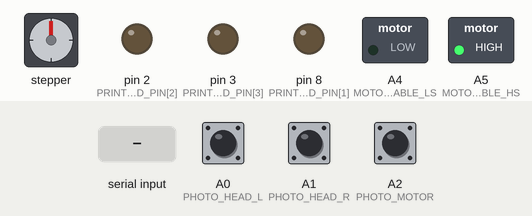
Simulated run of this sketch. Board: Arduino Uno, built with avr-gcc and run on an emulated ATmega328P. Shown: stepper motor, switched loads named in the sketch (green lamp = pin HIGH), output pins drawn as LEDs (lit = HIGH). Wiring (inferred from the names in the program): stepper motor (10 steps per turn assumed): coils pin 4, pin 5, pin 6, pin 7. Inputs (shaded band) come from the test bench; at power-on: A0 (PHOTO_HEAD_L) HIGH, A1 (PHOTO_HEAD_R) HIGH, A2 (PHOTO_MOTOR) HIGH.

Above: at 1.2 s.
1.3 s: A0 (PHOTO_HEAD_L) pulled LOW for 0.15 s
At 1.9 s:
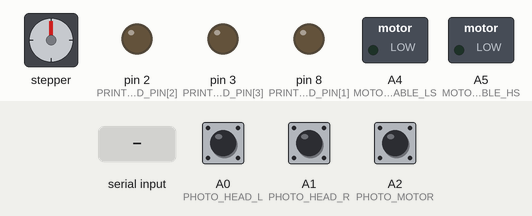
4.4 s: "d" received over Serial
At 5.5 s:
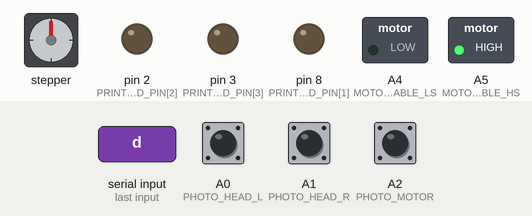
5.9 s: A1 (PHOTO_HEAD_R) pulled LOW for 1 s
At 7.8 s:
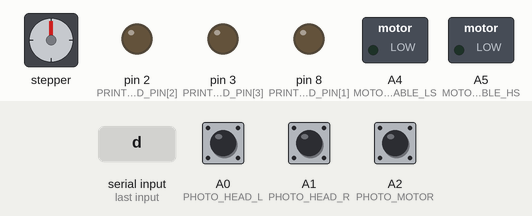
8.4 s: "s" received over Serial
At 9.7 s:
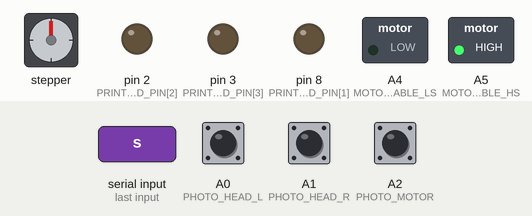
Timing chart, 0 to 10.9 s (numbered marks = the images above; inputs shaded):
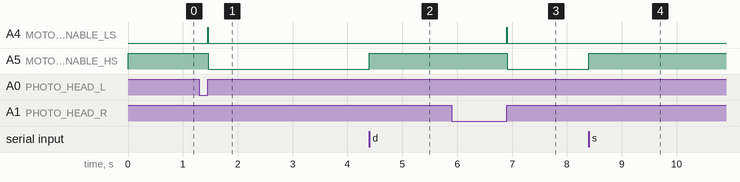

Measured:
- after the input at 1.3 s, A4 (MOTOR_ENABLE_LS): LOW → HIGH after 0.15 s, → LOW 0.01 s later; A5 (MOTOR_ENABLE_HS): HIGH → LOW after 0.16 s
- after the input at 4.4 s, A5 (MOTOR_ENABLE_HS): LOW → HIGH at once
- after the input at 5.9 s, A4 (MOTOR_ENABLE_LS): LOW → HIGH after 1.0 s, → LOW 0.01 s later; A5 (MOTOR_ENABLE_HS): HIGH → LOW after 1.0 s
- after the input at 8.4 s, A5 (MOTOR_ENABLE_HS): LOW → HIGH at once

The sketch:

stampante_termica.ino
```cpp
/*
The main loop has a cycle time of 1ms (1000uS).
Everything shall be run within this CYCLE_TIME;
otherwise the system won't be predictable anymore.
*/

#include <stdarg.h>

#define CYCLE_TIME    100UL

#define MS_TO_CYCLES(x)  x * 1000UL / CYCLE_TIME

/**
 * Motor pins
 */
#define MOTOR_ENABLE_HS   A5  /**< Motor High Side */
#define MOTOR_ENABLE_LS   A4  /**< Motor Low Side */

/**
 * Sensors: - x2 for sensing head position
 *          - x1 for motor sensing (aka crude stepper motor)
 *  The analog output seems to be active low, pullup resistor needed
 */

#define PHOTO_HEAD_L    A0
#define PHOTO_HEAD_R    A1
#define PHOTO_MOTOR     A2

#define MOTOR_STEP_PER_REVOLUTION   10U
#define MOTOR_STEP_VERT_LINE        5U

#define PRINTHEAD_NUM    7 //14
#define PRINTHEAD_STEPS  250 // TODO define me pliz

const uint8_t PRINTHEAD_PIN[PRINTHEAD_NUM] = { 7, 8, 2, 3, 4, 5, 6 };

typedef struct
{
  bool print;
  bool power[PRINTHEAD_NUM];
  bool direction;
  uint16_t step;
} t_printhead;

typedef struct
{
  uint8_t state;
  bool photo_dx;
  uint32_t photo_dx_count;
  bool photo_sx;
  uint32_t photo_sx_count;
  bool photo_motor;
  uint32_t photo_motor_count;
  uint32_t photo_motor_diff; /* difference with previous cycle */
} t_motor;

typedef struct
{
  bool rcv_data;  /**< receiving data*/
  uint8_t data_count; /**< current received byte */
  uint8_t vertical_line_buffer[3];  /**< buffer */
} t_serial;

typedef struct
{
  bool simulation;  /**< No actual HW output; fake motor spin count etc */
} t_settings;

typedef struct
{
  uint8_t state;
  uint32_t cycle_time;
  uint32_t timestamp;
  t_motor motor;
  t_printhead printhead;
  t_serial serial;
  t_settings settings;
} t_operational;

uint32_t dbg_counter = 0;

enum
{
  MOTOR_OFF,    /**< Motor is OFF, no voltage applied */
  MOTOR_BRAKE,    /**< Motor is being braked, both polarities are set to Vcc */
  MOTOR_ON,    /**< Motor runs normally */
  MOTOR_REVERSE  /**< Motor runs reversed (do NOT use this normally) */
};

enum
{
  STATE_IDLE,  /**< Do nothing; receive commands*/
  STATE_STEP,  /**< Do a single vertical line step */
  STATE_GOING_DX,  /**< Move printhead to the DX side */
  STATE_GOING_SX,  /**< Move printhead to the SX side */
  STATE_SIDE_STEP,  /**< Additional step to prepare the head in start position */
  STATE_PRINT
};

/** Global operational variable */
t_operational g_operational;

void p(char *fmt, ... )
{
        char buf[128]; // resulting string limited to 128 chars
        va_list args;
        va_start (args, fmt );
        vsnprintf(buf, 128, fmt, args);
        va_end (args);
        Serial.print(buf);
}

void motor_control(uint8_t state)
{

  switch(state)
  {
    case MOTOR_OFF:
      digitalWrite(MOTOR_ENABLE_HS, LOW);
      digitalWrite(MOTOR_ENABLE_LS, LOW);
      break;
    case MOTOR_BRAKE:
      digitalWrite(MOTOR_ENABLE_HS, HIGH);
      digitalWrite(MOTOR_ENABLE_LS, HIGH);
      break;
    case MOTOR_ON:
      digitalWrite(MOTOR_ENABLE_HS, HIGH);
      digitalWrite(MOTOR_ENABLE_LS, LOW);
      break;
    case MOTOR_REVERSE:
      digitalWrite(MOTOR_ENABLE_HS, LOW);
      digitalWrite(MOTOR_ENABLE_LS, HIGH);
      break;
    default:
      digitalWrite(MOTOR_ENABLE_HS, LOW);
      digitalWrite(MOTOR_ENABLE_LS, LOW);
      break;
  }
}

void hw_init()
{
    Serial.begin(115200);

    /** Digital Pins **/
    pinMode(MOTOR_ENABLE_HS, OUTPUT);
    pinMode(MOTOR_ENABLE_LS, OUTPUT);

    pinMode(PHOTO_HEAD_L, INPUT_PULLUP);
    pinMode(PHOTO_HEAD_R, INPUT_PULLUP);
    pinMode(PHOTO_MOTOR, INPUT_PULLUP);

    for (uint8_t i = 0; i < PRINTHEAD_NUM; i++)
    {
      pinMode(PRINTHEAD_PIN[i], OUTPUT);
    }
}

void hw_input()
{
  bool tmp;
  tmp = digitalRead(PHOTO_HEAD_L) == HIGH ? true : false;
  if (g_operational.motor.photo_sx != tmp)
  {
    g_operational.motor.photo_sx_count++;
    g_operational.printhead.direction = false;
  }
  g_operational.motor.photo_sx = tmp;

  tmp = digitalRead(PHOTO_HEAD_R) == HIGH ? true : false;
  if (g_operational.motor.photo_dx != tmp)
  {
      g_operational.motor.photo_dx_count++;
      g_operational.printhead.direction = true;
  }
  g_operational.motor.photo_dx = tmp;

  tmp = digitalRead(PHOTO_MOTOR) == HIGH ? true : false;
  if (g_operational.motor.photo_motor != tmp)
  {
    g_operational.motor.photo_motor_count++;
    g_operational.motor.photo_motor_diff = 1;
  }
  else
  {
    g_operational.motor.photo_motor_diff = 0;
  }
  g_operational.motor.photo_motor = tmp;

}

void hw_output()
{
    uint8_t i = 0;

    /* Set motor output value */
    motor_control(g_operational.motor.state);

    /* Set printhead output value */
    for (i = 0; i < PRINTHEAD_NUM; i++)
    {
      if (g_operational.printhead.print == true)
      {
        digitalWrite(PRINTHEAD_PIN[i], g_operational.printhead.power[i]);
      }
      else
      {
        digitalWrite(PRINTHEAD_PIN[i], false);
      }
    }
}

void hw_dbg()
{

  /* buffer for the incoming vertical line data*/
  uint8_t i = 0;
  dbg_counter++;

  if (dbg_counter > MS_TO_CYCLES(1000UL))
  {
//   p("Motor revolutions %ld\n", g_operational.motor.photo_motor_count);
//   p("Photo SX %ld\n", g_operational.motor.photo_sx_count);
//   p("Photo DX %ld\n", g_operational.motor.photo_dx_count);
//   p("PhotoDX %d\n", g_operational.motor.photo_dx);
//   p("steps %d\n", g_operational.printhead.step);
//   p("State %d\n", g_operational.state);
//   p("Cycle time %ld\n", g_operational.cycle_time);
//   p("Buffer %d\n", *((uint8_t*)(&g_operational.printhead.power)));
//   p("Buffer %d\n", *((uint8_t*)(&g_operational.printhead.vertical_line_buffer) + 1));
//   p("Buffer %d\n", *((uint8_t*)(&g_operational.printhead.vertical_line_buffer) + 2));
 //  p("%d\n", g_operational.serial.data_count);
   dbg_counter = 0;
  }

  /* Serial get: debug and commands */
    if (Serial.available() > 0) {
      uint8_t incomingByte = Serial.read();

      if (g_operational.serial.rcv_data == true)
      {
//                    *(((uint8_t*)(&g_operational.printhead.vertical_line_buffer)) + (g_operational.serial.data_count)) = incomingByte;
       g_operational.serial.vertical_line_buffer[g_operational.serial.data_count] = incomingByte;
       g_operational.serial.data_count++;

                  /* data received */
       if (g_operational.serial.data_count > 2)
                  {
                    /* stop receiving */
                    g_operational.serial.rcv_data = false;
                    /* transfer buffer to printhead power state array */
                    for (i = 0; i < PRINTHEAD_NUM; i++)
                    {
                      g_operational.printhead.power[i] = (g_operational.serial.vertical_line_buffer[(i / 7)] >> (i % 7)) & 1;
                    }
                  }
                }
                else
                {
                switch(incomingByte)
                {
                  case 'd':
                    g_operational.state = STATE_GOING_DX;
                    break;
                  case 's':
                    g_operational.state = STATE_GOING_SX;
                    break;
                  case 'l':
                    g_operational.state = STATE_STEP;
                    break;
                  case 'p':
                    g_operational.state = STATE_PRINT;
                    break;
                  case 'x':
                    g_operational.serial.data_count = 0;
                    g_operational.serial.rcv_data = true;
                    break;
                  case 'o':
//                    Serial.write(g_operational.state);
                    p("%d", g_operational.state);
                    break;
                }
                }
        }

}

bool rising_edge(bool *latch, bool input)
{
  bool tmp = false;
  if (*latch == false && input == true)
  {
    tmp = true;
    *latch = true;
  }
  else
  {
    *latch = input;
  }

  return tmp;
}

static int state = 0;
void app()
{
  static uint32_t test_counter = 0;
        static uint32_t counter = 0;
      static uint16_t rev_count = 0;
      static uint16_t macheoh = 0;
  static uint32_t print_counter = 0;
  switch(g_operational.state)
  {
    case STATE_IDLE:
      /* doing nothing, ready to receive commands */
      g_operational.motor.state = MOTOR_OFF;
      g_operational.printhead.print = false;
      break;
    case STATE_PRINT:
      print_counter++;
      if (print_counter >= MS_TO_CYCLES(250))
      {
        g_operational.state = STATE_IDLE;
        g_operational.printhead.print = false;
      }
      else
      {
        g_operational.printhead.print = true;
      }
      break;
    case STATE_STEP:
      /* move forward a single step */
      rev_count += g_operational.motor.photo_motor_diff;
      if (rev_count > 5U)
      {
        g_operational.motor.state = MOTOR_BRAKE;
        macheoh++;

        /* step movement complete, go idle */
        if (macheoh >= 10)
        {
          rev_count = 0;
          macheoh = 0;
          g_operational.state = STATE_IDLE;
          g_operational.printhead.step++;
        }
      }
      else
      {
        g_operational.motor.state = MOTOR_ON;
      }

      /* check if we are out of steps OR the photo(dx or sx) is reached */
      if (g_operational.printhead.step > PRINTHEAD_STEPS || g_operational.motor.photo_dx == true || g_operational.motor.photo_sx == true)
      {
        if (g_operational.motor.photo_dx == true)
        {
         // g_operational.state = STATE_GOING_DX;
        }

        if (g_operational.motor.photo_sx == true)
        {
         // g_operational.state = STATE_GOING_SX;
        }

        /* reset steps */
        g_operational.printhead.step = 0;
      }
      else
      {
        /* continue */
      }

      break;
    case STATE_GOING_DX:
      /* initial calibration - the printhead will be found at the right side (DX) */
      if (!g_operational.motor.photo_dx)
      {
        g_operational.state = STATE_SIDE_STEP;
        g_operational.motor.state = MOTOR_BRAKE;
      }
      else
      {
        g_operational.motor.state = MOTOR_ON;
      }

      break;
    case STATE_GOING_SX:
      if (!g_operational.motor.photo_sx)
      {
        g_operational.state = STATE_SIDE_STEP;
        g_operational.motor.state = MOTOR_BRAKE;
      }
      else
      {
        g_operational.motor.state = MOTOR_ON;
      }

      break;
    case STATE_SIDE_STEP:
      /* an extra movement is needed to place the head on the paper tray again */
      if (g_operational.printhead.direction == true) /* DX, wait for photo-dx to go low */
      {
        if (g_operational.motor.photo_dx)
        {
          /* go to idle and brake the motor meanwhile */
          counter++;
          if (counter > 100)
          {
            g_operational.state = STATE_IDLE;
            counter = 0;
          }
          g_operational.motor.state = MOTOR_BRAKE;
        }
        else
        {
          g_operational.motor.state = MOTOR_ON;
        }
      }
      else
      {
        /* SX, wait for photo-sx go to low */
        if (g_operational.motor.photo_sx)
        {
          counter++;
          if (counter > 100)
          {
            /* go to idle and brake the motor meanwhile */
            g_operational.state = STATE_IDLE;
            counter = 0;
          }
          g_operational.motor.state = MOTOR_BRAKE;
        }
        else
        {
          g_operational.motor.state = MOTOR_ON;
        }
      }

      break;
    default:
      break;
  }
}

void setup()
{

  /* initialize data structures */
  memset(&g_operational, 0, sizeof(g_operational));

  g_operational.state = STATE_GOING_SX;

  hw_init();

}

void loop()
{

  g_operational.timestamp = micros();

  /* Application starts here */
  hw_input();

  app();

  hw_output();

  hw_dbg();

  /* Application ends here */

  g_operational.cycle_time = micros() - g_operational.timestamp;
  /* wait for the next cycle, do nothing */
  delayMicroseconds(CYCLE_TIME - g_operational.cycle_time);

}
```
